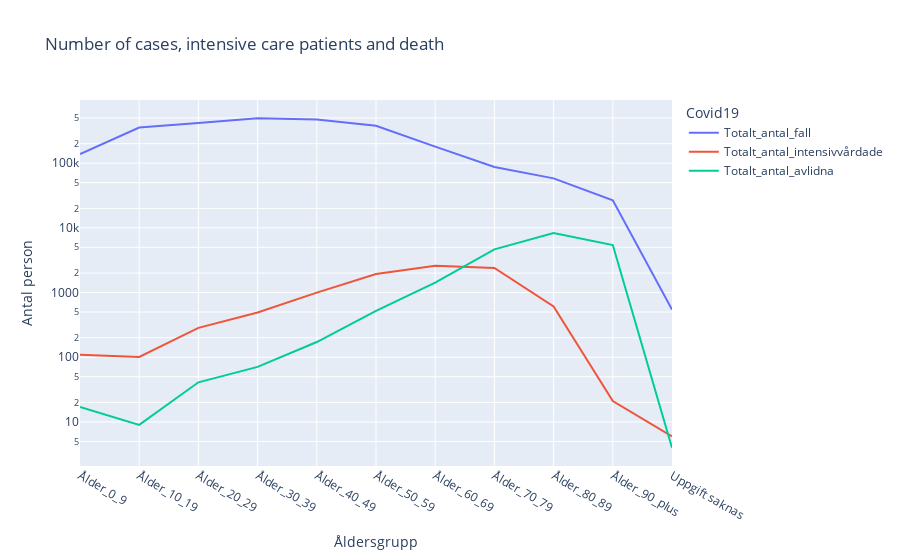

Write notebook code for a chart like this one.
### Code cell
fig = px.line(
    df,
    x="Åldersgrupp",
    y=["Totalt_antal_fall", "Totalt_antal_intensivvårdade", "Totalt_antal_avlidna"],
    labels = {"Åldersgrupp":"Åldersgrupp","value":"Antal person", "variable": "Covid19"},
    log_y=True,
    title="Number of cases, intensive care patients and death",
)
fig.show()
#fig.write_html("uppgift 3-1.html", auto_open = True)

### Figure 1 — Plotly figure (JSON) as saved in the notebook; plotly's stock layout.template omitted (floating-point values rounded to 4 significant figures)
{"data": [{"hovertemplate": "Covid19=Totalt_antal_fall<br>Åldersgrupp=%{x}<br>Antal person=%{y}<extra></extra>", "legendgroup": "Totalt_antal_fall", "line": {"color": "#636efa", "dash": "solid"}, "marker": {"symbol": "circle"}, "mode": "lines", "name": "Totalt_antal_fall", "orientation": "v", "showlegend": true, "type": "scatter", "x": ["Ålder_0_9", "Ålder_10_19", "Ålder_20_29", "Ålder_30_39", "Ålder_40_49", "Ålder_50_59", "Ålder_60_69", "Ålder_70_79", "Ålder_80_89", "Ålder_90_plus", "Uppgift saknas"], "xaxis": "x", "y": [138071, 355823, 418506, 493443, 474702, 378468, 180079, 87096, 58170, 26677, 545], "yaxis": "y"}, {"hovertemplate": "Covid19=Totalt_antal_intensivvårdade<br>Åldersgrupp=%{x}<br>Antal person=%{y}<extra></extra>", "legendgroup": "Totalt_antal_intensivvårdade", "line": {"color": "#EF553B", "dash": "solid"}, "marker": {"symbol": "circle"}, "mode": "lines", "name": "Totalt_antal_intensivvårdade", "orientation": "v", "showlegend": true, "type": "scatter", "x": ["Ålder_0_9", "Ålder_10_19", "Ålder_20_29", "Ålder_30_39", "Ålder_40_49", "Ålder_50_59", "Ålder_60_69", "Ålder_70_79", "Ålder_80_89", "Ålder_90_plus", "Uppgift saknas"], "xaxis": "x", "y": [109, 101, 285, 492, 997, 1932, 2595, 2394, 612, 21, 6], "yaxis": "y"}, {"hovertemplate": "Covid19=Totalt_antal_avlidna<br>Åldersgrupp=%{x}<br>Antal person=%{y}<extra></extra>", "legendgroup": "Totalt_antal_avlidna", "line": {"color": "#00cc96", "dash": "solid"}, "marker": {"symbol": "circle"}, "mode": "lines", "name": "Totalt_antal_avlidna", "orientation": "v", "showlegend": true, "type": "scatter", "x": ["Ålder_0_9", "Ålder_10_19", "Ålder_20_29", "Ålder_30_39", "Ålder_40_49", "Ålder_50_59", "Ålder_60_69", "Ålder_70_79", "Ålder_80_89", "Ålder_90_plus", "Uppgift saknas"], "xaxis": "x", "y": [17, 9, 41, 71, 172, 523, 1422, 4654, 8326, 5420, 4], "yaxis": "y"}], "layout": {"legend": {"title": {"text": "Covid19"}, "tracegroupgap": 0}, "title": {"text": "Number of cases, intensive care patients and death"}, "xaxis": {"anchor": "y", "domain": [0, 1], "title": {"text": "Åldersgrupp"}}, "yaxis": {"anchor": "x", "domain": [0, 1], "title": {"text": "Antal person"}, "type": "log"}}}
